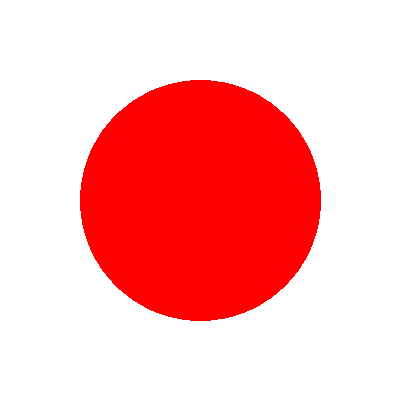
#> input picture img/01_circulo.bmp, 400 x 400 px
$ python valor_hexadecimal.py
#> lines starting #> are read from the running program, lines starting #| are printed output that depends on the picture; after the words box and inside, x2 and y2 are one past the last pixel; in counts of white or black regions, pixels touching at a corner belong together
import cv2 as cv


def valor_hexadecimal(ruta_img=None):
#> called with ruta_img = '../../img/01_circulo.bmp'
    img = cv.imread(ruta_img) if ruta_img else None
#> img is the input picture: shape (400, 400, 3); mean B, G, R 182.4, 182.4, 255

    if img is None:
        print("La imagen esta vacia")
        return None

    img_HSV = cv.cvtColor(img, cv.COLOR_BGR2HSV)
#> img_HSV: shape (400, 400, 3); mean H, S, V 0, 72.6, 255

    # Caso para el los colres que se puedes observar en la figura
    # Circulo
    rojo_bajo = (0, 100, 100)
    rojo_alto = (5, 255, 255)

    # Mascara para encontrar los colores
    mask_rojo = cv.inRange(img_HSV, rojo_bajo, rojo_alto)
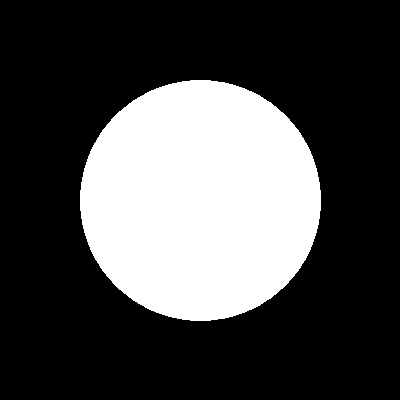
#> mask_rojo: shape (400, 400); 28.5% white; 1 white region, box (x1, y1, x2, y2) and area: (80, 80, 321, 321) 45565

    # Cuadrado
    naranja_bajo = (10, 100, 100)
    naranja_alto = (20, 255, 255)

    # Mascara de cuadrado
    mask_naranja = cv.inRange(img_HSV, naranja_bajo, naranja_alto)
#> mask_naranja: shape (400, 400); every value is 0

    # Rectangulo
    amarillo_bajo = (25, 100, 100)
    amarillo_alto = (35, 255, 255)

    # Mascara para el rectangulo
    mask_amarillo = cv.inRange(img_HSV, amarillo_bajo, amarillo_alto)

    # Rombo
    rombo_verde_bajo = (40, 100, 100)
    rombo_verde_alto = (50, 255, 255)

    # Mascara para el rombo
    mask_verde = cv.inRange(img_HSV, rombo_verde_bajo, rombo_verde_alto)

    # Trapecio
    trapecio_verde_bajo = (70, 100, 100)
    trapecio_verde_alto = (80, 255, 255)

    # Mascara para el trapecio
    mask_trapecio_verde = cv.inRange(
        img_HSV, trapecio_verde_bajo, trapecio_verde_alto)

    # Triangulo azul
    azul_bajo = (100, 100, 100)
    azul_alto = (110, 255, 255)

    # Mascara para el triangulo
    mask_azul = cv.inRange(img_HSV, azul_bajo, azul_alto)

    # Triangulo violeta
    violeta_bajo = (120, 100, 100)
    violeta_alto = (130, 255, 255)

    # Mascara para el triangulo
    mask_violeta = cv.inRange(img_HSV, violeta_bajo, violeta_alto)

    # Pentagono
    magenta_bajo = (140, 100, 100)
    magenta_alto = (150, 255, 255)

    # Mascara para el pentagono
    mask_magenta = cv.inRange(img_HSV, magenta_bajo, magenta_alto)

    # Hexagono rosa
    rosa_bajo = (155, 100, 100)
    rosa_alto = (165, 255, 255)

    # Mascara para el hexagono
    mask_rosa = cv.inRange(img_HSV, rosa_bajo, rosa_alto)

    # Diccionario con los colores donde estan sus mascaras
    mascaras = {
        "rojo": mask_rojo,
        "naranja": mask_naranja,
        "amarillo": mask_amarillo,
        "verde": mask_verde,
        "verde_trapecio": mask_trapecio_verde,
        "azul": mask_azul,
        "violeta": mask_violeta,
        "magenta": mask_magenta,
        "rosa": mask_rosa
    }

    for color, mascara in mascaras.items():
        if cv.countNonZero(mascara) > 0:
            colores_extraidos = cv.bitwise_and(img, img, mask=mascara)

            color_hexadecimal = colores_extraidos[mascara == 255]
            if len(color_hexadecimal):
                b, g, r = color_hexadecimal[0]
                color_hexadecimal = f"{r:02x}{g:02x}{b:02x}"
            print(f"Color hexadecimal: {color_hexadecimal}")
#> this loop made 9 passes
#> (color, b, g, r) on pass 1: ('rojo', 0, 0, 255)
#> color on passes 2 to 7: 'naranja', 'amarillo', 'verde', 'verde_trapecio', 'azul', 'violeta'
#| Color hexadecimal: ff0000
#> pass 1, in valor_hexadecimal, `colores_extraidos = cv.bitwise_and(img, img, mask=mascara)`:
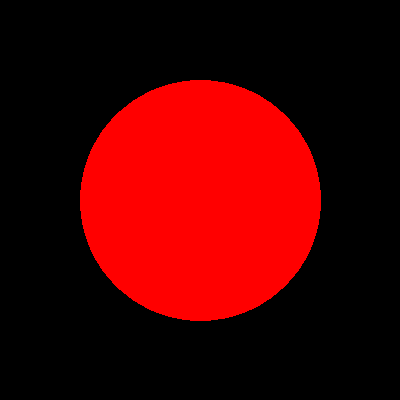
#> colores_extraidos: shape (400, 400, 3); mean B, G, R 0, 0, 72.6
#> after the loop, b = 0; g = 0; r = 255

    return color_hexadecimal


imagen_uno = valor_hexadecimal('../../img/01_circulo.bmp')
#> imagen_uno = 'ff0000'

imagen_site = valor_hexadecimal('../../img/06_triangulo_iso.bmp')
#> call 2 of valor_hexadecimal, with ruta_img = '../../img/06_triangulo_iso.bmp'
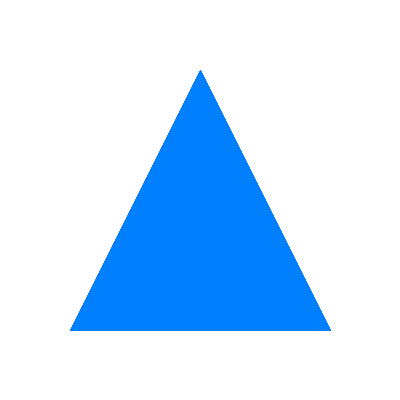
#> input picture img/06_triangulo_iso.bmp, 400 x 400 px
#> in valor_hexadecimal, img is the input picture: shape (400, 400, 3); mean B, G, R 255, 227.5, 200.3
#> in valor_hexadecimal (call 2), `img_HSV = cv.cvtColor(img, cv.COLOR_BGR2HSV)`: img_HSV: shape (400, 400, 3); mean H, S, V 22.5, 54.7, 255
#> in valor_hexadecimal (call 2), `mask_azul = cv.inRange(img_HSV, azul_bajo, azul_alto)`:
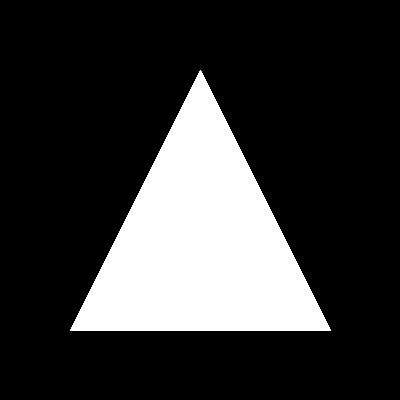
#> mask_azul: shape (400, 400); 21.5% white; 1 white region, box (x1, y1, x2, y2) and area: (70, 70, 331, 331) 34321
#> the loop in valor_hexadecimal (call 2), `for color, mascara in mascaras.items():` made 9 passes
#> (color, b, g, r) on pass 6: ('azul', 255, 127, 0)
#| Color hexadecimal: 007fff
#> after the loop in valor_hexadecimal (call 2), `for color, mascara in mascaras.items():`: b = 255; g = 127; r = 0
#> imagen_site = '007fff'

imagen_vacia = valor_hexadecimal()
